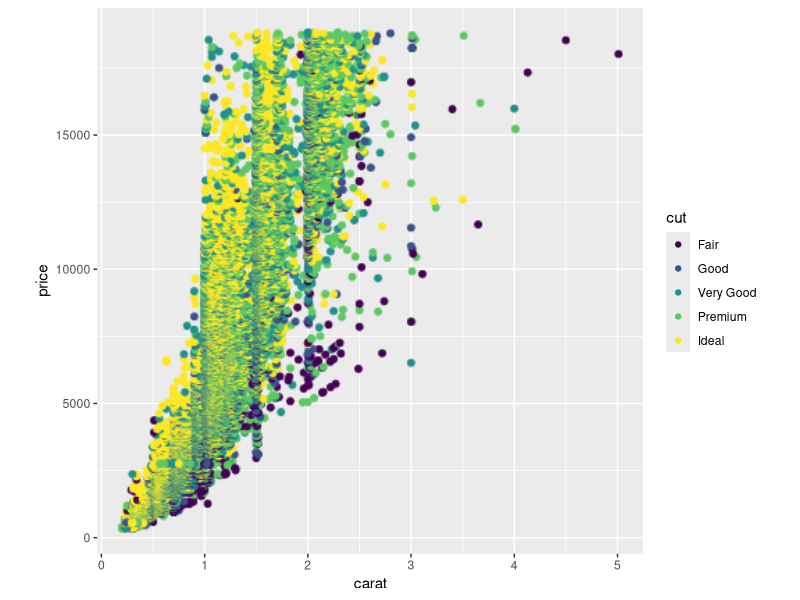
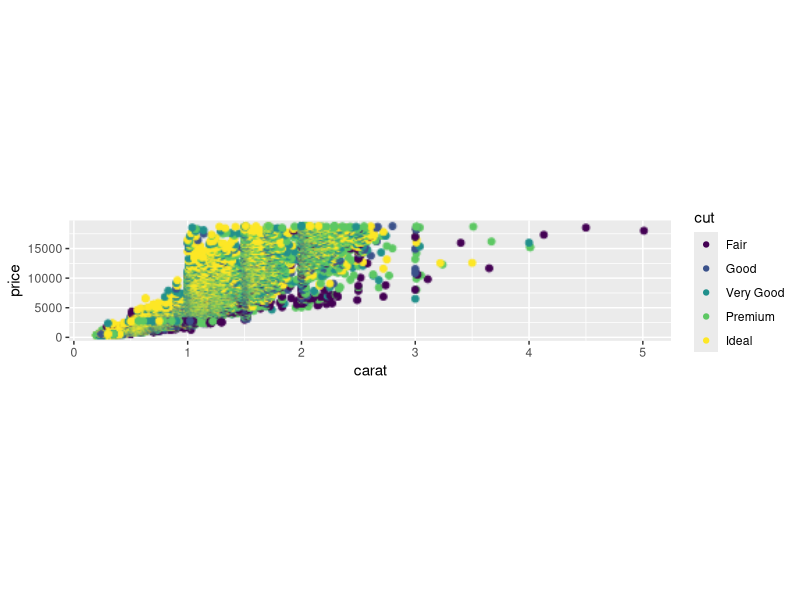
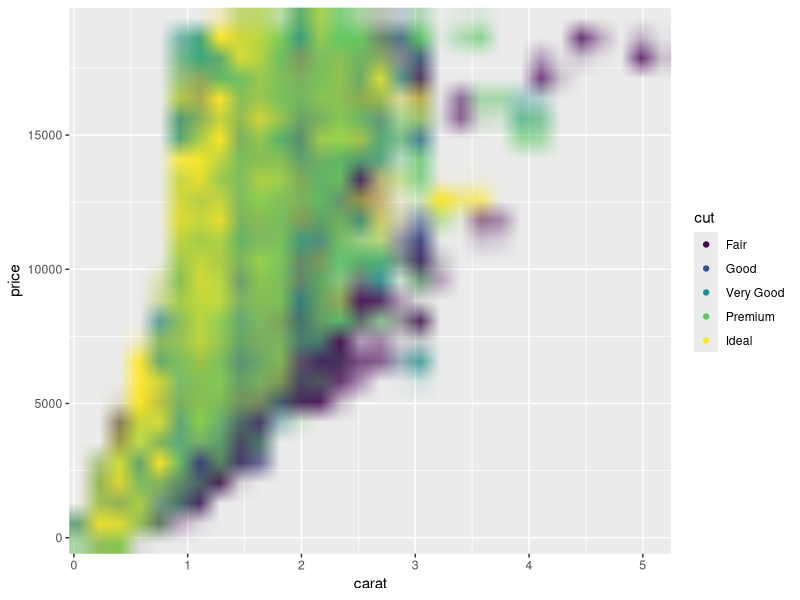

Generate these figures, in order, with R: (Note: this script raises an error after producing the figures.)
## ---- chunk 1
knitr::opts_chunk$set(
  collapse = TRUE,
  comment = "#>"
)
## ---- chunk 2
library(ggplot2)
library(ggrastr)

plot <- ggplot(diamonds, aes(carat, price, colour = cut))

plot + rasterise(geom_point(), dpi = 72) + theme(aspect.ratio = 1)
## ---- chunk 3
# Points remain round across different aspect ratios
plot + rasterise(geom_point(), dpi = 72) + theme(aspect.ratio = 0.2)
## ---- chunk 4
# The default 'cairo' at dpi=5
plot + rasterise(geom_point(), dpi = 5, dev = "cairo")
## ---- chunk 5
# Using 'ragg' gives better anti-aliasing but has unexpected alpha blending
p + rasterise(geom_point(), dpi = 5, dev = "ragg")
## ---- chunk 6
# Using 'ragg_png' solves the alpha blend, but requires writing a temporary file to disk
p + rasterise(geom_point(), dpi = 5, dev = "ragg_png")
## ---- chunk 7
# Facets won't warp points
set.seed(123)
plot + rasterise(geom_point(), dpi = 300) + facet_wrap(~ sample(1:3, nrow(diamonds), 2))
## ---- chunk 8
library(ggplot2)
library(ggrastr)

points_num <- 50  
df <- data.frame(x=rnorm(points_num), y=rnorm(points_num), c=as.factor(1:points_num %% 2))
gg <- ggplot(df, aes(x=x, y=y, color=c)) + scale_color_discrete(guide=FALSE)

gg_vec <- gg + geom_point(size=0.5)
print(gg_vec)
## ---- chunk 9
gg_rast <- gg + geom_point_rast(size=0.5)
print(gg_rast)
## ---- chunk 10
PrintFileSize <- function(gg, name) {
  invisible(ggsave('tmp.pdf', gg, width=4, height=4))
  cat(name, ': ', file.info('tmp.pdf')$size / 1024, ' Kb.\n', sep = '')
  unlink('tmp.pdf')
}

PrintFileSize(gg_rast, 'Raster')
PrintFileSize(gg_vec, 'Vector')
## ---- chunk 11
points_num <- 1000000
df <- data.frame(x=rnorm(points_num), y=rnorm(points_num), c=as.factor(1:points_num %% 2))
gg <- ggplot(df, aes(x=x, y=y, color=c)) + scale_color_discrete(guide=FALSE)

gg_vec <- gg + geom_point(size=0.5)
gg_rast <- gg + geom_point_rast(size=0.5)

PrintFileSize(gg_rast, 'Raster')
PrintFileSize(gg_vec, 'Vector')
## ---- chunk 12
library(ggplot2)
library(ggrastr)

points_num <- 5000 
df <- data.frame(x=rnorm(points_num), y=rnorm(points_num), c=as.factor(1:points_num %% 2))
gg <- ggplot(df, aes(x=x, y=y, color=c)) + scale_color_discrete(guide=FALSE)

gg_jitter_rast <- gg + geom_jitter_rast(raster.dpi=600)
print(gg_jitter_rast)
## ---- chunk 13
library(ggplot2)
library(ggrastr)

coords <- expand.grid(1:500, 1:500)
coords$Value <- 1 / apply(as.matrix(coords), 1, function(x) sum((x - c(50, 50))^2)^0.01)
gg_tile_vec <- ggplot(coords) + geom_tile(aes(x=Var1, y=Var2, fill=Value))
gg_tile_rast <- ggplot(coords) + geom_tile_rast(aes(x=Var1, y=Var2, fill=Value))
## ---- chunk 14
PrintFileSize(gg_tile_rast, 'Raster')
PrintFileSize(gg_tile_vec, 'Vector')
## ---- chunk 15
library(ggplot2)
library(ggrastr)

points_num <- 500
df <- data.frame(x=as.factor(1:points_num %% 2), y=log(abs(rcauchy(points_num))))
gg <- ggplot(df, aes(x=x, y=y)) + scale_color_discrete(guide=FALSE)

boxplot <- gg + geom_boxplot()
print(boxplot)
## ---- chunk 16
points_num <- 500
df <- data.frame(x=as.factor(1:points_num %% 2), y=log(abs(rcauchy(points_num))))
gg <- ggplot(df, aes(x=x, y=y)) + scale_color_discrete(guide=FALSE)

gg_box_vec <- gg + geom_boxplot_jitter(outlier.size=0.1, outlier.jitter.width=0.3, outlier.alpha=0.5)
print(gg_box_vec)
## ---- chunk 17
gg_box_rast <- gg + geom_boxplot_jitter(outlier.size=0.1, outlier.jitter.width=0.3, outlier.alpha=0.5, raster.dpi=200)
print(gg_box_rast)
## ---- chunk 18
PrintFileSize(gg_box_rast, 'Raster')
PrintFileSize(gg_box_vec, 'Vector')
## ---- chunk 19
library(ggplot2)
library(ggrastr)

ggplot(mtcars) + geom_beeswarm_rast(aes(x = factor(cyl), y=mpg), raster.dpi=600, cex=1.5)
## ---- chunk 20
library(ggplot2)
library(ggrastr)

ggplot(mtcars) + geom_quasirandom_rast(aes(x = factor(cyl), y=mpg), raster.dpi=600)
## ---- chunk 21
points_num <- 10
df <- data.frame(x=rnorm(points_num), y=rnorm(points_num), c=as.factor(1:points_num %% 2))
ggplot(df, aes(x=x, y=y, color=c)) + geom_point_rast(size=0.5)
## ---- chunk 22
points_num <- 10
df <- data.frame(x=rnorm(points_num), y=rnorm(points_num), c=as.factor(1:points_num %% 2))
ggplot(df, aes(x=x, y=y, color=c)) + geom_point_rast(size=0.5)
